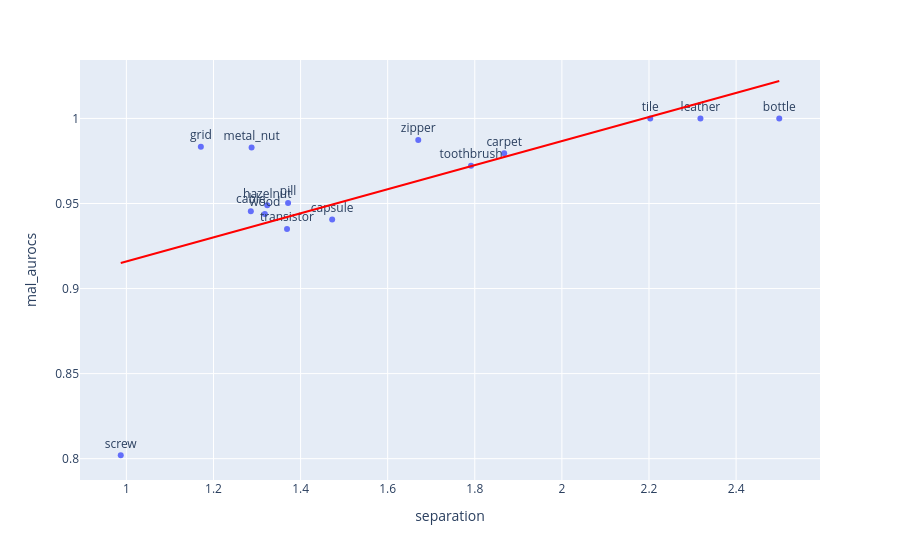

Notebook source saved alongside this figure:
### Code cell
fig = px.scatter( combined.reset_index(), x="separation", y="mal_aurocs", text="category", hover_name="category", trendline="ols" ) 
fig.data[1].line.color = "red"
fig.update_traces(textposition="top center") 
fig.show() 

fig.write_image(IMAGE_DIR / "cls_mal_sep_plot.svg")

### Figure 1 — Plotly figure (JSON) as saved in the notebook; plotly's stock layout.template omitted (floating-point values rounded to 4 significant figures)
{"data": [{"hovertemplate": "<b>%{hovertext}</b><br><br>separation=%{x}<br>mal_aurocs=%{y}<br>category=%{text}<extra></extra>", "hovertext": ["bottle", "cable", "capsule", "carpet", "grid", "hazelnut", "leather", "metal_nut", "pill", "screw", "tile", "toothbrush", "transistor", "wood", "zipper"], "legendgroup": "", "marker": {"color": "#636efa", "symbol": "circle"}, "mode": "markers+text", "name": "", "orientation": "v", "showlegend": false, "text": ["bottle", "cable", "capsule", "carpet", "grid", "hazelnut", "leather", "metal_nut", "pill", "screw", "tile", "toothbrush", "transistor", "wood", "zipper"], "textposition": "top center", "type": "scatter", "x": [2.499, 1.286, 1.473, 1.867, 1.171, 1.323, 2.318, 1.288, 1.371, 0.9871, 2.203, 1.791, 1.369, 1.318, 1.67], "xaxis": "x", "y": [1.0, 0.9455, 0.9406, 0.9795, 0.9833, 0.9489, 1.0, 0.9829, 0.9504, 0.802, 1.0, 0.9722, 0.935, 0.9439, 0.9874], "yaxis": "y"}, {"hovertemplate": "<b>OLS trendline</b><br>mal_aurocs = 0.0707378 * separation + 0.845229<br>R<sup>2</sup>=0.420289<br><br>separation=%{x}<br>mal_aurocs=%{y} <b>(trend)</b><extra></extra>", "legendgroup": "", "line": {"color": "red"}, "marker": {"color": "#636efa", "symbol": "circle"}, "mode": "lines", "name": "", "showlegend": false, "textposition": "top center", "type": "scatter", "x": [0.9871, 1.171, 1.286, 1.288, 1.318, 1.323, 1.369, 1.371, 1.473, 1.67, 1.791, 1.867, 2.203, 2.318, 2.499], "xaxis": "x", "y": [0.9151, 0.9281, 0.9362, 0.9363, 0.9385, 0.9388, 0.9421, 0.9422, 0.9494, 0.9634, 0.9719, 0.9773, 1.001, 1.009, 1.022], "yaxis": "y"}], "layout": {"legend": {"tracegroupgap": 0}, "margin": {"t": 60}, "xaxis": {"anchor": "y", "domain": [0, 1], "title": {"text": "separation"}}, "yaxis": {"anchor": "x", "domain": [0, 1], "title": {"text": "mal_aurocs"}}}}
